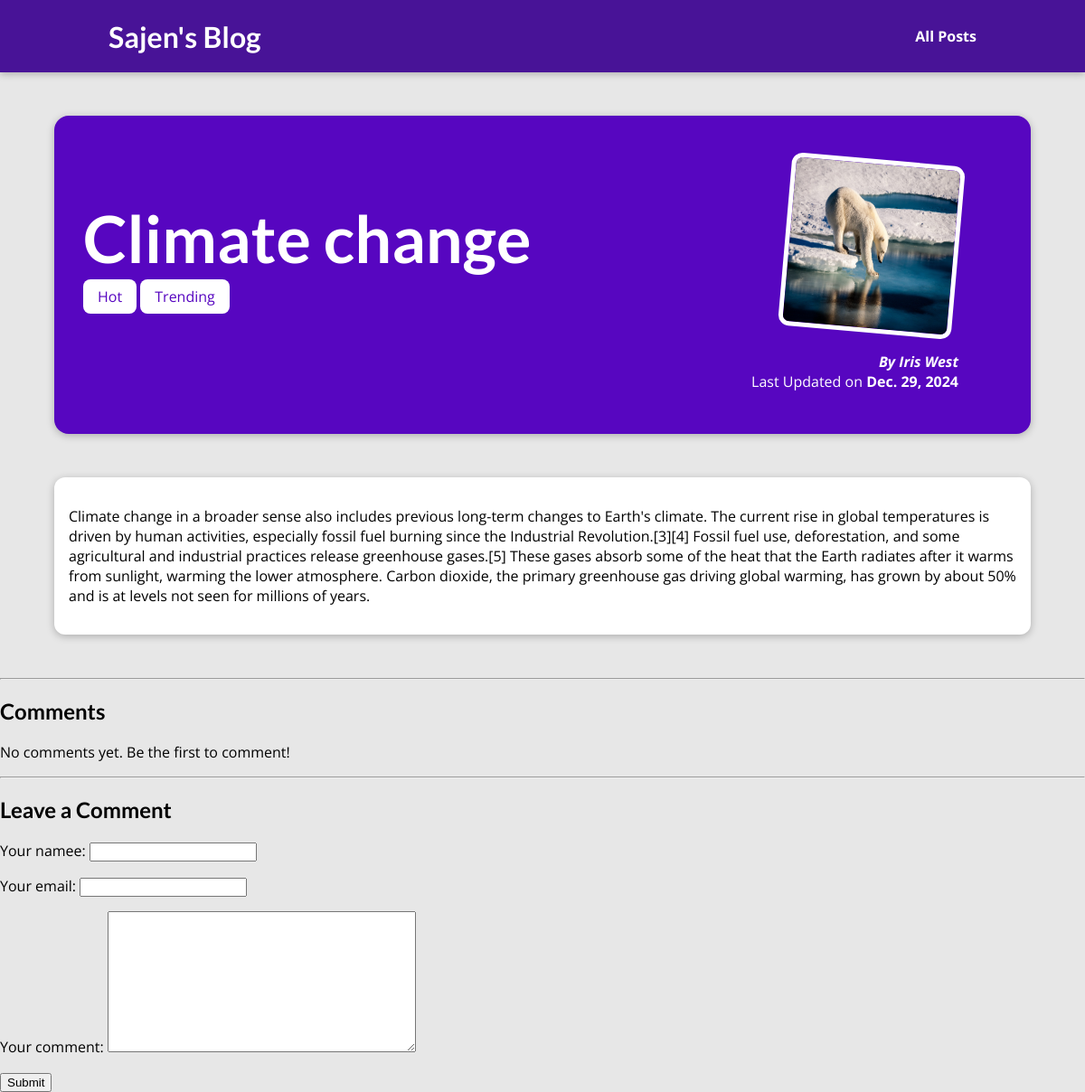
The page /posts/climate-change on the database its author committed.
### Blog/models.py (models this page shows, shortened)
class Posts(models.Model):
    title= models.CharField(max_length=100)
    excerpt= models.CharField(max_length=200)
    image_name= models.CharField(max_length=100)
    date= models.DateField(auto_now=True)
    slug=models.SlugField(unique=True)
    content=models.TextField(validators=[MinLengthValidator(50)])
    author=models.ForeignKey(Author,on_delete=models.SET_NULL,related_name="posts",null=True)
    tags= models.ManyToManyField(Tag)

class Tag(models.Model):
    Caption= models.CharField(max_length=40)

class Author(models.Model):
    first_name= models.CharField(max_length=30)
    last_name=models.CharField(max_length=30)
    E_mail=models.EmailField()
    def __str__(self):
        return f"{self.first_name} {self.last_name}"

### Blog/views.py (the view)
# urls.py: path("posts/<slug:slug>",views.post_details,name="post-detail-page") #takes dynamic value (my-first-post)
def post_details(request, slug):
    identified_post = get_object_or_404(Posts, slug=slug)
    if request.method == "POST":
        comment_form = CommentForm(request.POST)
        if comment_form.is_valid():
            new_comment = comment_form.save(commit=False)
            new_comment.post = identified_post  # Link the comment to the current post
            new_comment.save()  # Save the comment
            return redirect("post-detail-page", slug=slug)  # Redirect to the same page to avoid duplicate submissions
    else:
        comment_form = CommentForm()
    comments = identified_post.comment.all()
    return render(request, "blog/post-detail.html", {
        "post": identified_post,
        "post_tags": identified_post.tags.all(),
        "form": comment_form,
        "comments": comments,
    })

### Blog/forms.py
class CommentForm(forms.ModelForm):
    class Meta:
        model = Comment
        exclude = ["post"]
        labels = {
            "user_name":"Your namee",
            "user_email":"Your email",
            "text": "Your comment"
        }

### Blog/templates/blog/post-detail.html (shortened to what this page needs)
{% extends "base.html" %}
{% load static %}
{% block css %}
  <link rel="stylesheet" href="{% static "blog/post-details.css" %}" />
{% endblock %}
{% block content %}
<section id="summary">
    <h2>{{ post.title }}</h2>
    <div>
        {% for tag in post_tags %}
            <span class="tag">{{ tag.Caption }}</span>
        {% endfor %}
    </div>
    <article>
        <img src="{% static "blog/images/"|add:post.image_name %}" alt="{{ post.title }}" />
        <address>By <a href="mailto:{{ post.author.E_mail }}">{{ post.author }}</a></address>
        <div>
            Last Updated on <time>{{ post.date }}</time>
        </div>
    </article>
</section>
<main>
    {{ post.content|linebreaks }}
</main>
<hr />
<section id="comments">
    <h2>Comments</h2>
    {% if comments %}
        <ul>
            {% for comment in comments %}
                <li>
                    <p><strong>{{ comment.user_name }}</strong> ({{ comment.user_email }})</p>
                    <p>{{ comment.text }}</p>
                </li>
            {% endfor %}
        </ul>
    {% else %}
        <p>No comments yet. Be the first to comment!</p>
    {% endif %}
</section>
<hr />
<section id="add-comment">
    <h2>Leave a Comment</h2>
    <form method="POST">
        {{ form.as_p }}
        <button type="submit">Submit</button>
    </form>
</section>
{% endblock %}

### static/apps.css (style rules this page uses)
* { box-sizing: border-box; }
html { font-family: 'Open Sans', 'Lato', sans-serif; }
body { margin: 0; }
h1, h2, h3 { font-family: 'Lato', sans-serif; font-weight: bold; }

### Blog/static/blog/post-details.css (style rules this page uses)
body { background-color: #e7e7e7; }
#summary { margin: 8rem auto 3rem auto; padding: 2rem; width: 90%; max-width: 90rem; border-radius: 16px; background-color: #5706c0; position: relative; box-shadow: 0 2px 8px rgba(0, 0, 0, 0.25); height: 22rem; }
#summary h2 { color: white; font-size: 4.5rem; margin-bottom: 0.70rem; }
#summary article { position: absolute; top: 2rem; right: 3rem; padding: 1rem 2rem; border-radius: 12px; text-align: right; color: white; }
#summary article img { width: 12rem; height: 12rem; border-radius: 12px; transform: rotateZ(5deg); border: 5px solid white; margin-bottom: 1rem; }
#summary address { font-weight: bold; }
#summary a { color:white; text-decoration: none; }
#summary time { font-weight: bold; }
main { width: 90%; max-width: 90rem; margin: 3rem auto; background-color: white; padding: 1rem; border-radius: 12px; box-shadow: 0 2px 8px rgba(0, 0, 0, 0.25); }
.tag { background-color: white; color:#5706c0; padding: 0.5rem 1rem; border-radius: 8px; }

### rows shown on the page
Posts: title "Climate change", image_name (picture), author "Iris West", date "Dec. 29, 2024", content "Climate change in a broader sense also includes previous long-term changes to Earth's climate. The current rise in global temperatures is driven by human activities, especially fossil fuel burning since the Industrial Revolution.[3][4] Fossil fuel use, deforestation, and some agricultural and industrial practices release greenhouse gases.[5] These gases absorb some of the heat that the Earth radiates after it warms from sunlight, warming the lower atmosphere. Carbon dioxide, the primary greenhouse gas driving global warming, has grown by about 50% and is at levels not seen for millions of years."
Tag: Caption "Hot"
Tag: Caption "Trending"
